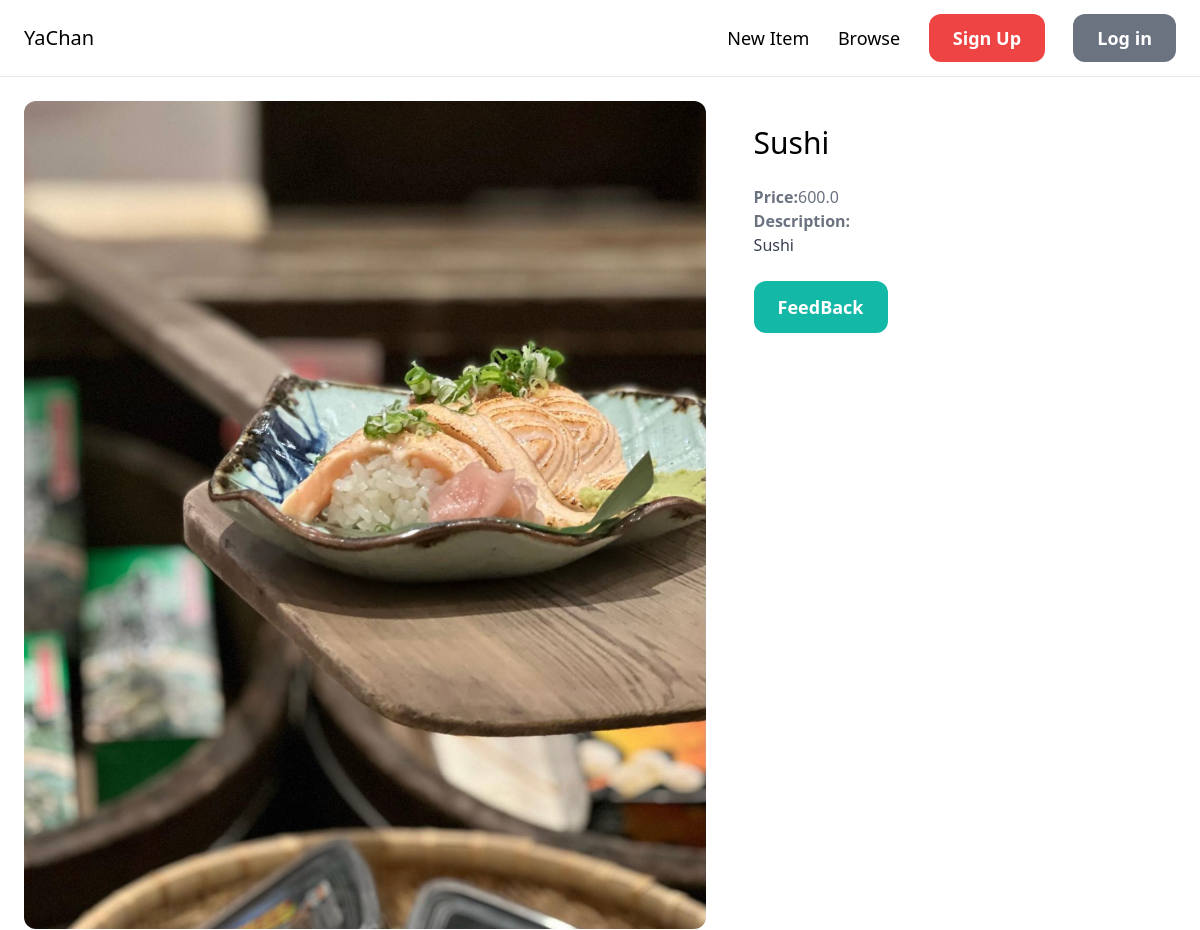
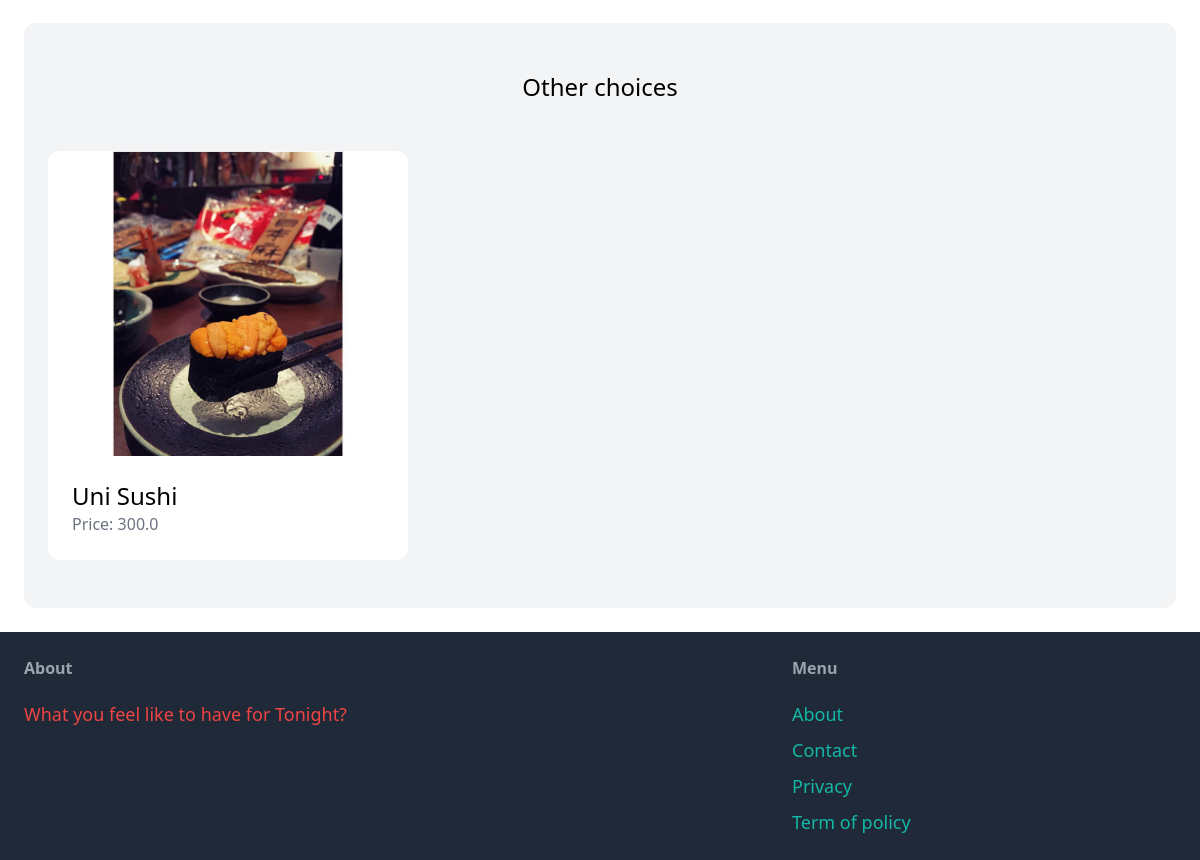
/items/5/, run on the app's committed database (2 pictures, top to bottom).
### item/models.py (models this page shows, shortened)
class Item(models.Model):
    category = models.ForeignKey(Category, related_name='items', on_delete=models.CASCADE)
    name = models.CharField(max_length=255)
    description = models.TextField(blank=True, null=True)
    price = models.FloatField()
    image = models.ImageField(upload_to='item_image', blank=True, null=True)
    is_sold = models.BooleanField(default=False)
    created_at = models.DateTimeField(auto_now_add=True)
    created_by = models.ForeignKey(User, related_name='items', on_delete=models.CASCADE)

### item/views.py (the view)
# urls.py: path('<int:pk>/', views.detail, name='detail'),
def detail(request, pk):
    item = get_object_or_404(Item, pk=pk)
    related_items = Item.objects.filter(category=item.category, is_sold=False).exclude(pk=pk)[0:3]
    return render(request, 'item/detail.html', {
        'item' : item,
        'related_items': related_items
    })

### item/templates/item/detail.html (shortened to what this page needs)
{% extends 'core/base.html' %}
{% block content %}
<div class="grid grid-cols-5 gap-6">
    <div class="col-span-3">
        <img src="{{ item.image.url }}"  class="rounded-xl">
    </div>
<div class="col-span-2 p-6 bg-gray rounded-xl">
    <h1 class="mb-6 text-3xl">{{ item.name }}</h1>
    <p class="text-gray-500"><strong>Price:</strong>{{ item.price }}</p>
    {% if item.description %}
   <p class="text-gray-700">
        <strong class="text-gray-500">Description:</strong><br> {{ item.description }} </p>
    {% endif %}
    {% if request.user == item.created_by %}
    <div class="mt-6 p-6 bg-white rounded-xl">
        <p> This is Your select </p>
        <a href="{% url 'item:edit' item.id %}" class="inline-block mt-6 px-6 py-3 text-lg font-semibold bg-teal-500 text-white rounded-xl"> Edit </a>
        <a href="{% url 'item:delete' item.id %}" class="inline-block mt-6 px-6 py-3 text-lg font-semibold bg-red-500 text-white rounded-xl"> Delete </a>
    </div>
    {% else %}
    <a href="{% url 'conversation:new' item.id %}" class="inline-block mt-6 px-6 py-3 text-lg font-semibold bg-teal-500 text-white rounded-xl hover:bg-teal-700">FeedBack </a>
    {% endif %}
</div>
</div>
<div class="mt-6 px-6 py-12 bg-gray-100 rounded-xl">
    <h2 class="mb-12 text-2xl text-center">Other choices</h2>
    <div class="grid grid-cols-3 gap-3">
        {% for item in related_items %}
            <div>
                <a href="{% url 'item:detail' item.id %}">
                    {% if item.image %}
    <div>
        <img src="{{ item.image.url }}" class="rounded-t-xl">
    </div>
{% endif %}
                    <div class="p-6 bg-white rounded-b-xl">
                        <h2 class="text-2xl"> {{ item.name }}</h2>
                        <p class="text-gray-500">Price: {{ item.price }}</p>
                    </div>
                </a>
            </div>
        {% endfor %}
    </div>
</div>
{% endblock %}

### data on the page
Item: image (picture), name "Sushi", price "600.0", description "Sushi"
Item: image (picture), name "Uni Sushi", price "300.0"
